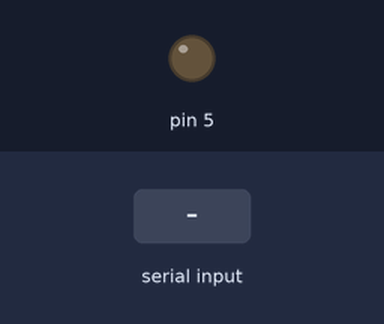
The sketch below on a simulated Arduino Uno, built with avr-gcc and run on an emulated ATmega328P. Parts: output pins drawn as LEDs (lit = HIGH). The inputs (shaded band) are chosen by the test bench. What the sketch prints to the serial monitor is not drawn.

Above: at 1.2 s.
1.3 s: "1" received over Serial
At 2.1 s:
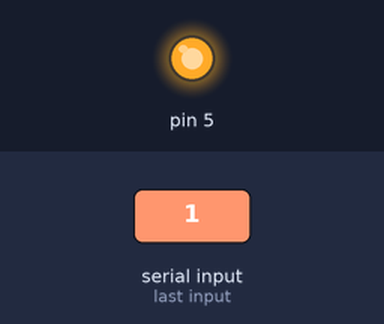
Timing chart, 0 to 4.3 s (numbered marks = the images above; inputs shaded):
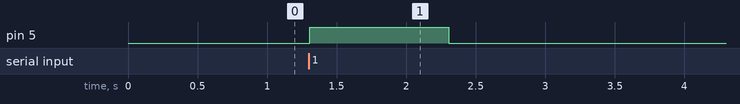

Measured:
- after the input at 1.3 s, pin 5: LOW → HIGH at once, → LOW 1.0 s later

The sketch:

testing-led.ino
```cpp
//testeo de placa arduino uno con led y usando monitor serial
void setup() {
  Serial.begin(9600);
  pinMode(5, OUTPUT);
}

void loop() {

  if (Serial.available()>=0){
    char num = Serial.read();
    Serial.println(num);
    if (num=='1'){
      digitalWrite(5, HIGH);
      delay(1000);
    }
    else{
      digitalWrite(5, LOW);
    }
  }
}
```
